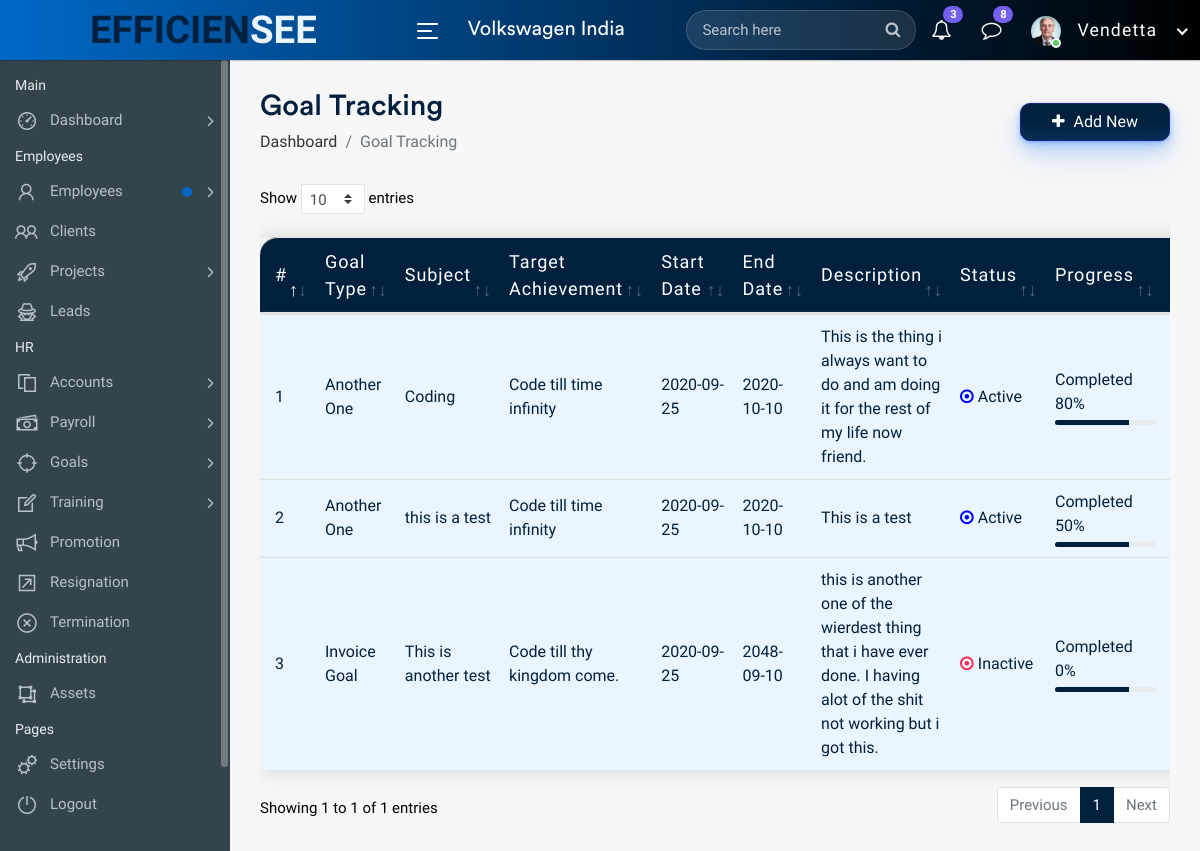
/goal-tracking.php (signed in), run on the app's committed database.
### tables this page shows
CREATE TABLE `users` (
    `id` int(11) NOT NULL,
    `FirstName` varchar(200) NOT NULL,
    `LastName` varchar(200) NOT NULL,
    `UserName` varchar(200) NOT NULL,
    `Email` varchar(100) NOT NULL,
    `Password` varchar(200) NOT NULL,
    `Phone` varchar(20) NOT NULL,
    `Address` varchar(200) NOT NULL,
    `Picture` varchar(255) NOT NULL,
    `Option` varchar(255) NOT NULL, 
    `dateTime` datetime NOT NULL DEFAULT current_timestamp()
);

CREATE TABLE `goals` (
  `id` int(11) NOT NULL,
  `Type` varchar(200) NOT NULL,
  `Subject` varchar(200) NOT NULL,
  `Target` text NOT NULL,
  `StartDate` date NOT NULL,
  `EndDate` date NOT NULL,
  `Description` text NOT NULL,
  `Status` int(11) NOT NULL,
  `Progress` varchar(200) NOT NULL,
  `dateTime` datetime NOT NULL DEFAULT current_timestamp()
);

### goal-tracking.php (the view, shortened to what this page needs)
<?php
	include('includes/config.php');
 ?>
<!DOCTYPE html>
<html lang="en">
    <head>
		<link rel="stylesheet" href="assets/css/tables.css">
        <link rel="stylesheet" href="assets/css/bootstrap.min.css">
        <link rel="stylesheet" href="assets/css/font-awesome.min.css">
        <link rel="stylesheet" href="assets/css/line-awesome.min.css">
		<link rel="stylesheet" href="assets/css/select2.min.css">
		<link rel="stylesheet" href="assets/css/bootstrap-datetimepicker.min.css">
		<link rel="stylesheet" href="assets/css/dataTables.bootstrap4.min.css">
		<link rel="stylesheet" href="assets/css/goal-tracking.css">
        <link rel="stylesheet" href="assets/css/style.css">
    </head>
    <body>
        <div class="main-wrapper">
            <?php include_once("includes/header.php");?>
            <?php include_once("includes/sidebar.php");?>
            <div class="page-wrapper">
                <div class="content container-fluid">
					<div class="page-header">
						<div class="row align-items-center">
							<div class="col">
								<h3 class="page-title">Goal Tracking</h3>
								<ul class="breadcrumb">
									<li class="breadcrumb-item"><a href="index.php">Dashboard</a></li>
									<li class="breadcrumb-item active">Goal Tracking</li>
								</ul>
							</div>
							<div class="col-auto float-right ml-auto">
								<a href="#" class="btn add-btn" data-toggle="modal" data-target="#add_goal"><i class="fa fa-plus"></i> Add New</a>
							</div>
						</div>
					</div>
					<div class="row">
						<div class="col-md-12">
							<div class="table-responsive">
								<table class="table table-striped custom-table mb-0 datatable">
									<thead>
										<tr>
											<th style="width: 30px;">#</th>
											<th>Goal Type</th>
											<th>Subject</th>
											<th>Target Achievement</th>
											<th>Start Date</th>
											<th>End Date</th>
											<th>Description </th>
											<th>Status </th>
											<th>Progress </th>
											<th class="text-right">Action</th>
										</tr>
									</thead>
									<?php
										$sql = "SELECT * FROM goals";
										$query = $dbh->prepare($sql);
										$query->execute();
										$results=$query->fetchAll(PDO::FETCH_OBJ);
										$cnt=1;
										if($query->rowCount() > 0)
										{
										foreach($results as $row)
										{
									?>
									<tbody>
										<tr>
											<td><?php echo $cnt; ?></td>
											<td><?php echo htmlentities($row->Type);?></td>
											<td><?php echo htmlentities($row->Subject);?></td>
											<td><?php echo htmlentities($row->Target);?></td>
											<td>
											<?php echo htmlentities($row->StartDate);?>
											</td>
											<td><?php echo htmlentities($row->EndDate);?></td>
											<td><?php echo htmlentities($row->Description);?></td>
											<td
											<?php if($row->Status == 1)
                                                    {?>
												<a href="goal-tracking.php?confirm=<?php echo htmlentities($row->id);?>" onclick="return confirm('Do you really want to Un-Confirm the Goal?')">
												<i class="fa fa-dot-circle-o text-success"></i> Active</a>
												<?php } else {?>
												<a href="goal-tracking.php?unconfirm=<?php echo htmlentities($result->id);?>" onclick="return confirm('Do you really want to Confirm the Goal?')">
												<i class="fa fa-dot-circle-o text-danger"></i> Inactive</a>
												<?php } ?>
											</td>
											<td><p class="mb-1"><?php echo  "Completed ".htmlentities($row->Progress)."%"; ?></p><div class="progress" style="height:5px">
											<div class="progress-bar bg-primary progress-sm" style="width: 73%;height:10px;"></div></div>
											</td>
											<td class="text-right">
											</td>
										</tr>
									</tbody>
									<?php $cnt +=1; }} ?>
								</table>
							</div>
						</div>
					</div>
                </div>
            </div>
        </div>
    </body>
</html>

### includes/header.php (shortened to what this page needs)
<link rel="stylesheet" href="assets/css/header.css">
<div class="header">
	<div class="header-left" id="header-left">
		<a href="user-landing.php" class="logo" id="logo">
			<span style="color:#00203D;">EFFICIEN</span>SEE
		</a>
	</div>
	<a id="toggle_btn" href="javascript:void(0);">
		<span class="bar-icon">
			<span></span>
			<span></span>
			<span></span>
		</span>
	</a>
	<div class="page-title-box">
		<h3>Volkswagen India</h3>
	</div>
	<ul class="nav user-menu">
		<li class="nav-item">
			<div class="top-nav-search">
				<form action="search.php">
					<input class="form-control" type="text" placeholder="Search here">
					<button class="btn" type="submit"><i class="fa fa-search"></i></button>
				</form>
			</div>
		</li>
		<li class="nav-item dropdown">
			<a href="#" class="dropdown-toggle nav-link" data-toggle="dropdown">
				<i class="fa fa-bell-o"></i> <span class="badge badge-pill">3</span>
			</a>
		</li>
		<li class="nav-item dropdown">
			<a href="#" class="dropdown-toggle nav-link" data-toggle="dropdown">
				<i class="fa fa-comment-o"></i> <span class="badge badge-pill">8</span>
			</a>
		</li>
		<?php
		$sql = "SELECT * from users";
		$query = $dbh -> prepare($sql);
		$query->execute();
		$result=$query->fetch(PDO::FETCH_OBJ);
		?>
		<li class="nav-item dropdown has-arrow main-drop">
			<a href="#" class="dropdown-toggle nav-link" id="image-and-name" data-toggle="dropdown">
				<span class="user-img" id="user-img"><img src="./profiles/<?php echo htmlentities($result->Picture);?>" alt="User Picture">
				<span class="status online"></span></span>
				<span id="user-name-input"><?php echo htmlentities(ucfirst($_SESSION['userlogin']));?></span>
			</a>
		</li>
	</ul>
</div>

### assets/css/tables.css (style rules this page uses)
table th:first-child { border-top-left-radius: 18px; }
table th:last-child { border-top-right-radius: 18px; }
.table { border-collapse: collapse; margin: 25px 0; font-size: 16px; font-family: sans-serif; min-width: 400px; box-shadow: 0 0 20px rgba(0, 0, 0, 0.15); }
.table thead tr { font-size: 18px; background-color: #00203D; color: #ffffff; text-align: left; }
.table th, .table td { padding: 12px 15px; }
.table tbody tr { border-bottom: 1px solid #dddddd; }
.table tbody tr:last-of-type { border-bottom: 2px solid #00203D; }

### assets/css/goal-tracking.css (style rules this page uses)
table > thead > tr { font-size: 18px; }
table > tbody { font-size: 16px; }

### assets/css/header.css (style rules this page uses)
.header { background-image: linear-gradient(to right, #0068c7, #000); border-bottom: 1px solid transparent; box-shadow: 0 1px 1px 0 rgba(0, 0, 0, 0.2); height: 60px; left: 0; position: fixed; right: 0; top: 0; z-index: 1002; }
.header .header-left { float: left; padding: 0 90px; position: relative; text-align: center; z-index: 1; transition: all 0.2s ease-in-out; }
#header-left { display: flex; align-items: center; justify-content: center; height: 100%; }
#logo { font-size: 2.4rem; color: #ebf5ff; font-family: "Roboto Slab", serif; font-family: "Tajawal", sans-serif; font-weight: bolder; }
.bar-icon { display: inline-block; width: 21px; }
.bar-icon span { background-color: #fff; border-radius: 500px; display: block; float: left; height: 2px; margin-bottom: 5px; width: 21px; }
.bar-icon span:nth-child(2) { width: 15px; }
.bar-icon span:nth-child(3) { margin-bottom: 0; }
#image-and-name { display: flex; gap: 1rem; align-items: center; }
#user-name-input { font-size: 1.1rem; letter-spacing: 1.2px; }
.header .dropdown-toggle::after { display: none; }
.header .has-arrow .dropdown-toggle:after { border-top: 0; border-left: 0; border-bottom: 2px solid #fff; border-right: 2px solid #fff; content: ""; height: 8px; display: inline-block; pointer-events: none; -webkit-transform-origin: 66% 66%; -ms-transform-origin: 66% 66%; transform-origin: 66% 66%; -webkit-transform: rotate(45deg); -ms-transform: rotate(45deg); transform: rotate(45deg); -webkit-transition: all 0.15s ease-in-out; transition: all 0.15s ease-in-out; width: 8px; vertical-align: 2px; }

### data on the page
users: Picture (picture)
goals: Type "Another One", Subject "Coding", Target "Code till time infinity", StartDate "2020-09-25", EndDate "2020-10-10", Description "This is the thing i always want to do and am doing it for the rest of my life now friend.", Progress "80"
goals: Type "Another One", Subject "this is a test", Target "Code till time infinity", StartDate "2020-09-25", EndDate "2020-10-10", Description "This is a test", Progress "50"
goals: Type "Invoice Goal", Subject "This is another test", Target "Code till thy kingdom come.", StartDate "2020-09-25", EndDate "2048-09-10", Description "this is another one of the wierdest thing that i have ever done. I having alot of the shit not working but i got this.", Progress "0"

### other printed values
$_SESSION['userlogin'] "Vendetta"
